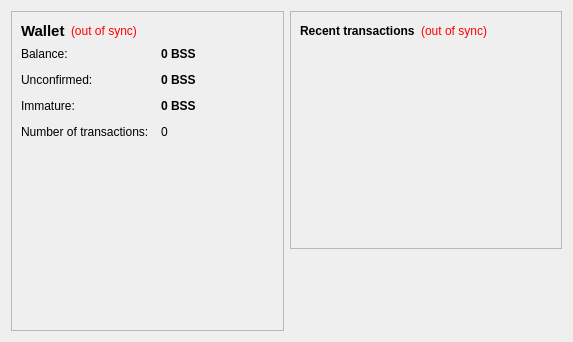
<?xml version="1.0" encoding="UTF-8"?>
<ui version="4.0">
 <class>OverviewPage</class>
 <widget class="QWidget" name="OverviewPage">
  <property name="geometry">
   <rect>
    <x>0</x>
    <y>0</y>
    <width>573</width>
    <height>342</height>
   </rect>
  </property>
  <property name="windowTitle">
   <string>Form</string>
  </property>
  <layout class="QHBoxLayout" name="horizontalLayout" stretch="1,1">
   <item>
    <layout class="QVBoxLayout" name="verticalLayout_2">
     <item>
      <widget class="QFrame" name="frame">
       <property name="frameShape">
        <enum>QFrame::StyledPanel</enum>
       </property>
       <property name="frameShadow">
        <enum>QFrame::Raised</enum>
       </property>
       <layout class="QVBoxLayout" name="verticalLayout_4">
        <item>
         <layout class="QHBoxLayout" name="horizontalLayout_4">
          <item>
           <widget class="QLabel" name="label_5">
            <property name="font">
             <font>
              <pointsize>11</pointsize>
              <weight>75</weight>
              <bold>true</bold>
             </font>
            </property>
            <property name="text">
             <string>Wallet</string>
            </property>
           </widget>
          </item>
          <item>
           <widget class="QLabel" name="labelWalletStatus">
            <property name="toolTip">
             <string>The displayed information may be out of date. Your wallet automatically synchronizes with the Bosscoin network after a connection is established, but this process has not completed yet.</string>
            </property>
            <property name="styleSheet">
             <string notr="true">QLabel { color: red; }</string>
            </property>
            <property name="text">
             <string notr="true">(out of sync)</string>
            </property>
            <property name="alignment">
             <set>Qt::AlignLeading|Qt::AlignLeft|Qt::AlignVCenter</set>
            </property>
           </widget>
          </item>
          <item>
           <spacer name="horizontalSpacer_2">
            <property name="orientation">
             <enum>Qt::Horizontal</enum>
            </property>
            <property name="sizeHint" stdset="0">
             <size>
              <width>40</width>
              <height>20</height>
             </size>
            </property>
           </spacer>
          </item>
         </layout>
        </item>
        <item>
         <layout class="QFormLayout" name="formLayout_2">
          <property name="fieldGrowthPolicy">
           <enum>QFormLayout::AllNonFixedFieldsGrow</enum>
          </property>
          <property name="horizontalSpacing">
           <number>12</number>
          </property>
          <property name="verticalSpacing">
           <number>12</number>
          </property>
          <item row="0" column="0">
           <widget class="QLabel" name="label">
            <property name="text">
             <string>Balance:</string>
            </property>
           </widget>
          </item>
          <item row="0" column="1">
           <widget class="QLabel" name="labelBalance">
            <property name="font">
             <font>
              <weight>75</weight>
              <bold>true</bold>
             </font>
            </property>
            <property name="cursor">
             <cursorShape>IBeamCursor</cursorShape>
            </property>
            <property name="toolTip">
             <string>Your current balance</string>
            </property>
            <property name="text">
             <string notr="true">0 BSS</string>
            </property>
            <property name="textInteractionFlags">
             <set>Qt::LinksAccessibleByMouse|Qt::TextSelectableByKeyboard|Qt::TextSelectableByMouse</set>
            </property>
           </widget>
          </item>
          <item row="1" column="0">
           <widget class="QLabel" name="label_3">
            <property name="text">
             <string>Unconfirmed:</string>
            </property>
           </widget>
          </item>
          <item row="1" column="1">
           <widget class="QLabel" name="labelUnconfirmed">
            <property name="font">
             <font>
              <weight>75</weight>
              <bold>true</bold>
             </font>
            </property>
            <property name="cursor">
             <cursorShape>IBeamCursor</cursorShape>
            </property>
            <property name="toolTip">
             <string>Total of transactions that have yet to be confirmed, and do not yet count toward the current balance</string>
            </property>
            <property name="text">
             <string notr="true">0 BSS</string>
            </property>
            <property name="textInteractionFlags">
             <set>Qt::LinksAccessibleByMouse|Qt::TextSelectableByKeyboard|Qt::TextSelectableByMouse</set>
            </property>
           </widget>
          </item>
          <item row="3" column="0">
           <widget class="QLabel" name="label_2">
            <property name="text">
             <string>Number of transactions:</string>
            </property>
           </widget>
          </item>
          <item row="3" column="1">
           <widget class="QLabel" name="labelNumTransactions">
            <property name="toolTip">
             <string>Total number of transactions in wallet</string>
            </property>
            <property name="text">
             <string notr="true">0</string>
            </property>
           </widget>
          </item>
          <item row="2" column="0">
           <widget class="QLabel" name="labelImmatureText">
            <property name="text">
             <string>Immature:</string>
            </property>
           </widget>
          </item>
          <item row="2" column="1">
           <widget class="QLabel" name="labelImmature">
            <property name="font">
             <font>
              <weight>75</weight>
              <bold>true</bold>
             </font>
            </property>
            <property name="toolTip">
             <string>Mined balance that has not yet matured</string>
            </property>
            <property name="text">
             <string notr="true">0 BSS</string>
            </property>
            <property name="textInteractionFlags">
             <set>Qt::LinksAccessibleByMouse|Qt::TextSelectableByKeyboard|Qt::TextSelectableByMouse</set>
            </property>
           </widget>
          </item>
         </layout>
        </item>
        <item>
         <spacer name="verticalSpacer">
          <property name="orientation">
           <enum>Qt::Vertical</enum>
          </property>
          <property name="sizeHint" stdset="0">
           <size>
            <width>20</width>
            <height>40</height>
           </size>
          </property>
         </spacer>
        </item>
        <item>
         <widget class="QLabel" name="label_wallet_bgcoin">
          <property name="text">
           <string/>
          </property>
          <property name="pixmap">
           <pixmap resource="../bitcoin.qrc">:/images/wallet_bgcoin</pixmap>
          </property>
          <property name="scaledContents">
           <bool>false</bool>
          </property>
          <property name="alignment">
           <set>Qt::AlignCenter</set>
          </property>
          <property name="margin">
           <number>-2</number>
          </property>
         </widget>
        </item>
        <item>
         <widget class="QLabel" name="label_6">
          <property name="text">
           <string/>
          </property>
         </widget>
        </item>
       </layout>
      </widget>
     </item>
    </layout>
   </item>
   <item>
    <layout class="QVBoxLayout" name="verticalLayout_3">
     <item>
      <widget class="QFrame" name="frame_2">
       <property name="frameShape">
        <enum>QFrame::StyledPanel</enum>
       </property>
       <property name="frameShadow">
        <enum>QFrame::Raised</enum>
       </property>
       <layout class="QVBoxLayout" name="verticalLayout">
        <item>
         <layout class="QHBoxLayout" name="horizontalLayout_2">
          <item>
           <widget class="QLabel" name="label_4">
            <property name="text">
             <string>&lt;b&gt;Recent transactions&lt;/b&gt;</string>
            </property>
           </widget>
          </item>
          <item>
           <widget class="QLabel" name="labelTransactionsStatus">
            <property name="toolTip">
             <string>The displayed information may be out of date. Your wallet automatically synchronizes with the Bosscoin network after a connection is established, but this process has not completed yet.</string>
            </property>
            <property name="styleSheet">
             <string notr="true">QLabel { color: red; }</string>
            </property>
            <property name="text">
             <string notr="true">(out of sync)</string>
            </property>
            <property name="alignment">
             <set>Qt::AlignRight|Qt::AlignTrailing|Qt::AlignVCenter</set>
            </property>
           </widget>
          </item>
          <item>
           <spacer name="horizontalSpacer">
            <property name="orientation">
             <enum>Qt::Horizontal</enum>
            </property>
            <property name="sizeHint" stdset="0">
             <size>
              <width>40</width>
              <height>20</height>
             </size>
            </property>
           </spacer>
          </item>
         </layout>
        </item>
        <item>
         <widget class="QListView" name="listTransactions">
          <property name="styleSheet">
           <string notr="true">QListView { background: transparent; }</string>
          </property>
          <property name="frameShape">
           <enum>QFrame::NoFrame</enum>
          </property>
          <property name="verticalScrollBarPolicy">
           <enum>Qt::ScrollBarAlwaysOff</enum>
          </property>
          <property name="horizontalScrollBarPolicy">
           <enum>Qt::ScrollBarAlwaysOff</enum>
          </property>
          <property name="selectionMode">
           <enum>QAbstractItemView::NoSelection</enum>
          </property>
         </widget>
        </item>
       </layout>
      </widget>
     </item>
     <item>
      <spacer name="verticalSpacer_2">
       <property name="orientation">
        <enum>Qt::Vertical</enum>
       </property>
       <property name="sizeHint" stdset="0">
        <size>
         <width>20</width>
         <height>40</height>
        </size>
       </property>
      </spacer>
     </item>
    </layout>
   </item>
  </layout>
 </widget>
 <resources>
  <include location="../bitcoin.qrc"/>
 </resources>
 <connections/>
</ui>
